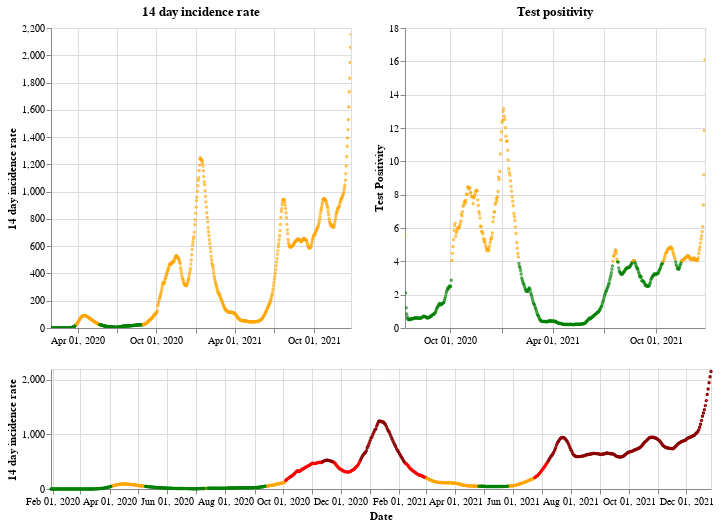

The code cell stored with this chart in its notebook:
### Markdown cell above
## England

### Code cell
plot_traffic_light('England')

### Figure 1 — Vega-Lite specification as saved in the notebook (floating-point values rounded to 4 significant figures; data arrays with more than 128 entries replaced by an {"elided": "..."} marker saying what was removed)
{"config": {"view": {"continuousWidth": 400, "continuousHeight": 300}}, "vconcat": [{"hconcat": [{"mark": {"type": "point", "size": 2}, "encoding": {"color": {"condition": {"value": "green", "test": "(datum.twoWeeklyCasesRate <= 25)"}, "value": "orange"}, "tooltip": [{"type": "nominal", "field": "areaName"}, {"type": "temporal", "field": "date"}, {"type": "quantitative", "field": "twoWeeklyCasesRate"}, {"type": "quantitative", "field": "testPositivity"}], "x": {"type": "temporal", "axis": {"title": ""}, "field": "date", "scale": {"domain": {"selection": "DateBrush"}}, "timeUnit": "yearmonthdate"}, "y": {"type": "quantitative", "axis": {"title": "14 day incidence rate"}, "field": "twoWeeklyCasesRate"}}, "title": "14 day incidence rate", "width": 300}, {"mark": {"type": "point", "size": 2}, "encoding": {"color": {"condition": {"value": "green", "test": "(datum.testPositivity <= 4)"}, "value": "orange"}, "tooltip": [{"type": "nominal", "field": "areaName"}, {"type": "temporal", "field": "date"}, {"type": "quantitative", "field": "twoWeeklyCasesRate"}, {"type": "quantitative", "field": "testPositivity"}], "x": {"type": "temporal", "axis": {"title": ""}, "field": "date", "scale": {"domain": {"selection": "DateBrush"}}, "timeUnit": "yearmonthdate"}, "y": {"type": "quantitative", "axis": {"title": "Test Positivity"}, "field": "testPositivity"}}, "title": "Test positivity", "width": 300}]}, {"layer": [{"mark": {"type": "point", "size": 2}, "encoding": {"color": {"condition": {"value": "orange", "test": "(((datum.testPositivity < 4) && (datum.twoWeeklyCasesRate >= 50)) && (datum.twoWeeklyCasesRate < 200))"}, "value": "red"}, "opacity": {"condition": {"value": 1, "test": "((datum.twoWeeklyCasesRate >= 50) && (datum.twoWeeklyCasesRate < 500))"}, "value": 0}, "tooltip": [{"type": "nominal", "field": "areaName"}, {"type": "temporal", "field": "date"}, {"type": "quantitative", "field": "twoWeeklyCasesRate"}, {"type": "quantitative", "field": "testPositivity"}], "x": {"type": "temporal", "axis": {"title": "Date"}, "field": "date", "timeUnit": "yearmonthdate"}, "y": {"type": "quantitative", "axis": {"title": "14 day incidence rate"}, "field": "twoWeeklyCasesRate"}}, "selection": {"DateBrush": {"type": "interval", "encodings": ["x"], "fields": ["Time"]}}}, {"mark": {"type": "point", "size": 2}, "encoding": {"color": {"value": "darkred"}, "opacity": {"condition": {"value": 1, "test": "(datum.twoWeeklyCasesRate >= 500)"}, "value": 0}, "tooltip": [{"type": "nominal", "field": "areaName"}, {"type": "temporal", "field": "date"}, {"type": "quantitative", "field": "twoWeeklyCasesRate"}, {"type": "quantitative", "field": "testPositivity"}], "x": {"type": "temporal", "axis": {"title": "Date"}, "field": "date", "timeUnit": "yearmonthdate"}, "y": {"type": "quantitative", "axis": {"title": "14 day incidence rate"}, "field": "twoWeeklyCasesRate"}}}, {"mark": {"type": "point", "size": 2}, "encoding": {"color": {"condition": {"value": "green", "test": "((datum.testPositivity < 4) && (datum.twoWeeklyCasesRate < 50))"}, "value": "orange"}, "opacity": {"condition": {"value": 1, "test": "(datum.twoWeeklyCasesRate < 50)"}, "value": 0}, "tooltip": [{"type": "nominal", "field": "areaName"}, {"type": "temporal", "field": "date"}, {"type": "quantitative", "field": "twoWeeklyCasesRate"}, {"type": "quantitative", "field": "testPositivity"}], "x": {"type": "temporal", "axis": {"title": "Date"}, "field": "date", "timeUnit": "yearmonthdate"}, "y": {"type": "quantitative", "axis": {"title": "14 day incidence rate"}, "field": "twoWeeklyCasesRate"}}}], "height": 120, "width": 660}], "data": {"name": "data-ba4858de1813cc668c002c79bc7ada98"}, "$schema": "https://vega.github.io/schema/vega-lite/v4.8.1.json", "datasets": {"data-ba4858de1813cc668c002c79bc7ada98": {"elided": "698 records"}}}
